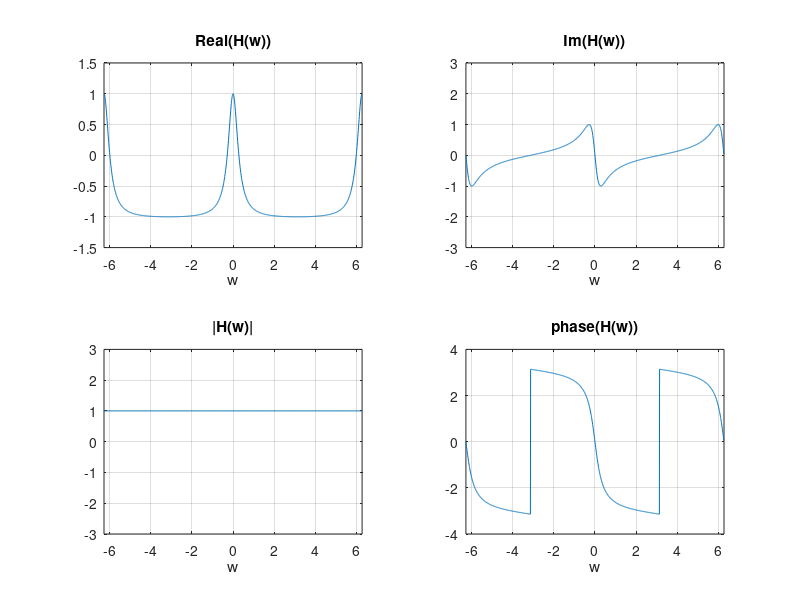

Source code (MATLAB):
% diffrence equation:y[n] - 3/4y[n - 1] = -3/4x[n] + x[n - 1]
% defining variables
% a: coefficients of y
% b: coefficients of x
a = [1 -3/4];
b = [-3/4 1];

% defining w-axis
w = -2 * pi:0.01:2 * pi;

% H: frequency response
H = freqz(b, a, w);

% plotting the frequency response
subplot(2, 2, 1);
plot(w, real(H))
axis([-2 * pi 2 * pi -1.5 1.5])
title('Real(H(w))')
xlabel('w')
grid on

subplot(2, 2, 2);
plot(w, imag(H))
axis([-2 * pi 2 * pi -3 3])
title('Im(H(w))')
xlabel('w')
grid on

subplot(2, 2, 3);
plot(w, abs(H))
axis([-2 * pi 2 * pi -3 3])
title('|H(w)|')
xlabel('w')
grid on

subplot(2, 2, 4);
plot(w, angle(H))
axis([-2 * pi 2 * pi -4 4])
title('phase(H(w))')
xlabel('w')
grid on
